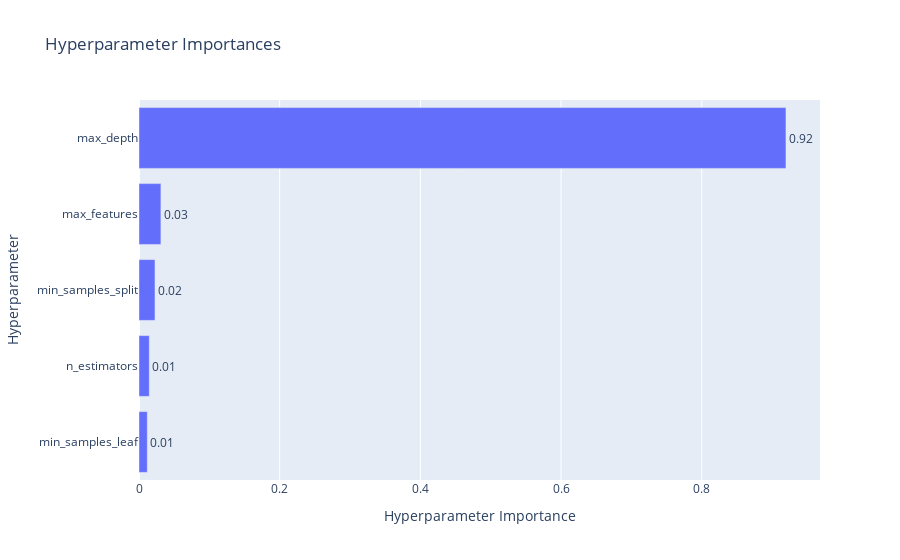

Write notebook code for a chart like this one.
### Code cell
# Plot optimization history
optuna.visualization.plot_optimization_history(study)

# Plot hyperparameter importance
optuna.visualization.plot_param_importances(study)

### Figure 1 — Plotly figure (JSON) as saved in the notebook; plotly's stock layout.template omitted (floating-point values rounded to 4 significant figures)
{"data": [{"cliponaxis": false, "hovertemplate": ["min_samples_leaf (IntDistribution): 0.011797077950164728<extra></extra>", "n_estimators (IntDistribution): 0.01464304777685982<extra></extra>", "min_samples_split (IntDistribution): 0.022725762027505883<extra></extra>", "max_features (CategoricalDistribution): 0.031137798261964604<extra></extra>", "max_depth (IntDistribution): 0.9196963139835049<extra></extra>"], "name": "Objective Value", "orientation": "h", "text": ["0.01", "0.01", "0.02", "0.03", "0.92"], "textposition": "outside", "type": "bar", "x": [0.0118, 0.01464, 0.02273, 0.03114, 0.9197], "y": ["min_samples_leaf", "n_estimators", "min_samples_split", "max_features", "max_depth"]}], "layout": {"title": {"text": "Hyperparameter Importances"}, "xaxis": {"title": {"text": "Hyperparameter Importance"}}, "yaxis": {"title": {"text": "Hyperparameter"}}}}
